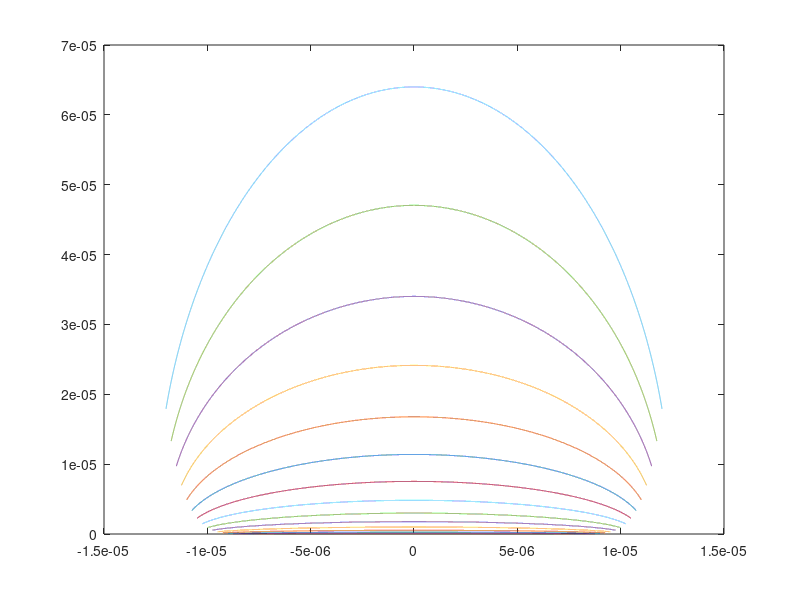

Source code (MATLAB):
    clc
    clear all;
    close all;
    
el_length=10e-6;
h=1e-6:1e-6:10e-6;
l=0.25e-6:0.25e-6:el_length/2;

for j=1:length(l)
    x= -l(j)-7e-6:1e-9:7e-6+l(j);
    a= 7.5e-6 +l(j);
    b= (j^5)*l(j)/250000;
    y= b*sqrt(a^2-x.^2)/a;
    plot(x,y);
    hold on;
end
hold off;

sep= 15e-6; 
A= 30e-6*l(1);
resistivity= 1.176; %NaCl solution resistivity

for i=1:length(h)
    for j=1:length(l)
        a= (sep/2) +l(j);
        b= (j^5)*l(j)/250000;
        if b>h(i)
           break
        end
        L(j)=(pi/2)*(3*(a+b)-sqrt((3*a+b)*(a+3*b)));
        R(j)= resistivity*L(j)/A;
    end
    
    Rp(1)=R(1);

    for k=1:j-2
        Rp(k+1)=Rp(k)*R(k+1)/(Rp(k)+R(k+1));
    end
    Res(i)= Rp(j-1);
end
Res  

    fs=10000; %sampling frequency
    Q=0.03; %flow rate
    
    p= 1:30; %number of peaks
    Vin=1;
    
    for i=1: length(h)
        for j=1: length(p)
            R=Res(i)/p(j);
            A=30e-6*h(i);
            D= 2*sqrt(A/pi); %diameter of the channel
        
            d= h(i); %particle size
             
            I(i,j)=Vin/R;
            resistivity= 1.176; %NaCl solution resistivity
            r= -4*resistivity*d^3/(pi*D^4);
            delI(i,j)= abs((r/Res(i)^2)*Vin);
    

        end   
    end
    
    current= I+delI
    

    